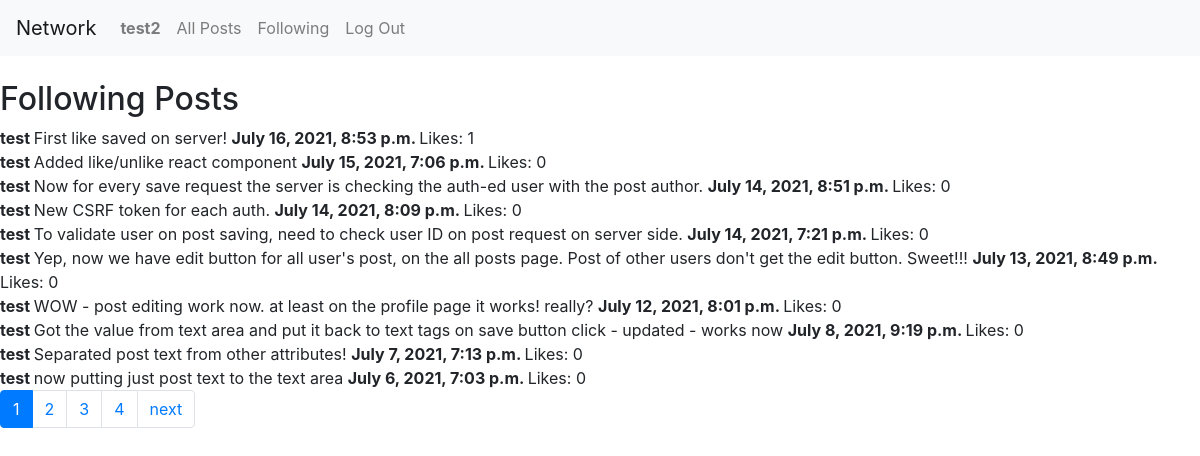
The app's page /following (signed in), older data.
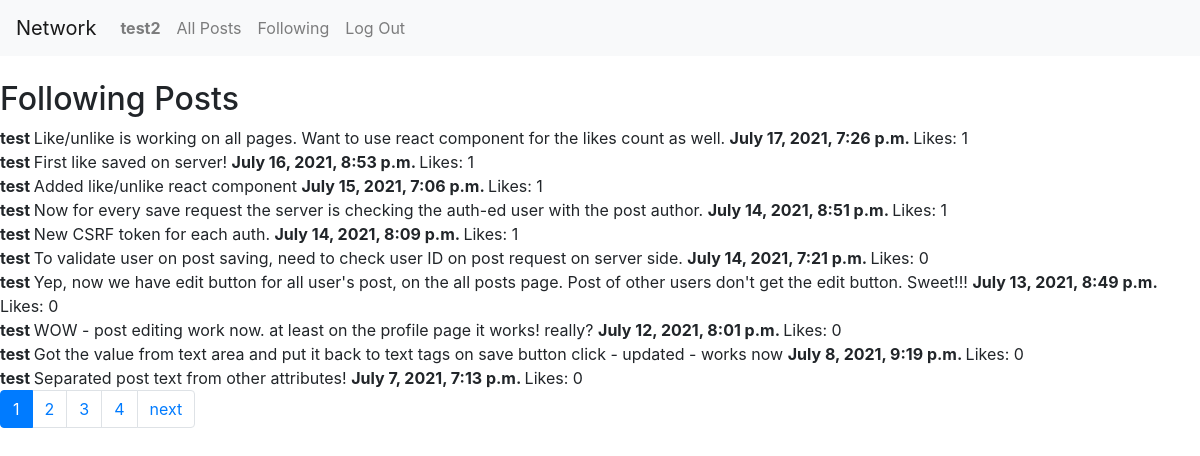
The same page, newer data.
### network/models.py (models this page shows, shortened)
class Post(models.Model):
    author = models.ForeignKey(User, on_delete=models.CASCADE, related_name="posts")
    text = models.CharField(max_length=100)
    likes_count = models.PositiveIntegerField(default=0) # stores the number of likes for this post
    likes_users = models.ManyToManyField(User, blank=True) # this table stores pairs User:Post
    date_time = models.DateTimeField(auto_now=False, auto_now_add=True)

class User(AbstractUser):
    following = models.ManyToManyField('self', symmetrical=False, related_name="followers", blank=True) # how to avoid following yourself
    def __str__(self):
        return f"{self.username}"

### network/views.py (the view)
# urls.py: path("following", views.following, name="following"),
def following(request):
    if not request.user.is_authenticated:
        return HttpResponseRedirect(reverse("index"))
    users = request.user.following.all()
    print(users)
    posts = []
    for user in users:
        posts += user.posts.all() # collect all following posts
    def datetime(p):
        return p.date_time
    posts.sort(reverse=True, key=datetime)
    paginator=Paginator(posts, 10)
    page_number = request.GET.get('page')
    page_obj = paginator.get_page(page_number)
    return render(request, "network/following.html", {"page_obj": page_obj})

### network/templates/network/following.html (shortened to what this page needs)
{% extends "network/layout.html" %}
{% block body %}
    <br>
    <h2> Following Posts </h2>
    <div>
        {% for post in page_obj %}
            <div class="post" id="{{post.id}}">
                <b> {{post.author}} </b>
                <text class="text"> {{post.text}} </text>
                <b> {{post.date_time}} </b>
                <likes class="likes"> Likes: {{post.likes_count}} </likes>
            </div>
        {% endfor %}
    </div>
{% endblock %}

### network/templates/network/layout.html (shortened to what this page needs)
{% load static %}
<!DOCTYPE html>
<html lang="en">
    <head>
        <link rel="stylesheet" href="https://stackpath.bootstrapcdn.com/bootstrap/4.4.1/css/bootstrap.min.css">
        <link href="{% static 'network/styles.css' %}" rel="stylesheet">
    </head>
    <body>
        <nav class="navbar navbar-expand-lg navbar-light bg-light">
            <a class="navbar-brand" href="#">Network</a>
            <div>
              <ul class="navbar-nav mr-auto">
                {% if user.is_authenticated %}
                    <li class="nav-item">
                        <a class="nav-link" href="{% url 'profile' %}"><strong>{{ user.username }}</strong></a>
                    </li>
                {% endif %}
                <li class="nav-item">
                  <a class="nav-link" href="{% url 'index' %}">All Posts</a>
                </li>
                {% if user.is_authenticated %}
                    <li class="nav-item">
                        <a class="nav-link" href="{% url 'following' %}">Following</a>
                    </li>
                    <li class="nav-item">
                        <a class="nav-link" href="{% url 'logout' %}">Log Out</a>
                    </li>
                {% endif %}
              </ul>
            </div>
          </nav>
        <div class="body">
            {% block body %}
            {% endblock %}
        </div>
        <nav aria-label="Posts navigation pages">
            <ul class="pagination">
                {% for current_page in page_obj.paginator.page_range %}
                    {% if current_page != page_obj.number %}
                        <li class="page-item">
                            <a class="page-link" href="?page={{ current_page }}">
                                {{current_page}}
                            </a>
                        </li>
                    {% else %}
                        <li class="page-item active">
                            <a class="page-link">
                                {{current_page}}
                            </a>
                        </li>
                    {% endif %}
                {% endfor %}
                {% if page_obj.has_next %}
                    <li class="page-item">
                        <a class="page-link" href="?page={{ page_obj.next_page_number }}">
                            next
                        </a>
                    </li>
                {% endif %}
            </ul>
        </nav>
    </body>
</html>

Row changes from the older to the newer data that the page shows:
no longer on this page (row unchanged): Post: author "test", text "now putting just post text to the text area", date_time "July 6, 2021, 7:03 p.m.", likes_count "0"
added Post: author "test", text "Like/unlike is working on all pages. Want to use react component for the likes count as well.", date_time "July 17, 2021, 7:26 p.m.", likes_count "1"
changed Post "Added like/unlike react component": likes_count "0" → "1"
changed Post "July 14, 2021, 8:51 p.m.": likes_count "0" → "1"
changed Post "New CSRF token for each auth.": likes_count "0" → "1"
